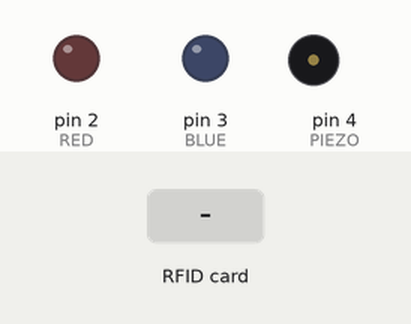
Recording of a sketch running on a simulated Arduino Uno, built with avr-gcc and run on an emulated ATmega328P. Shown: output pins drawn as LEDs (lit = HIGH), buzzer (waves = sounding, pin HIGH). Dashed ring = blinking. The inputs (shaded band) are chosen by the test bench. Pins used as bus, display or sensor lines are not drawn; what the sketch prints to the serial monitor is not drawn.

Above: at 1.2 s.
1.3 s: RFID card 5E 7A 19 C4 held to the reader
At 1.45 s:
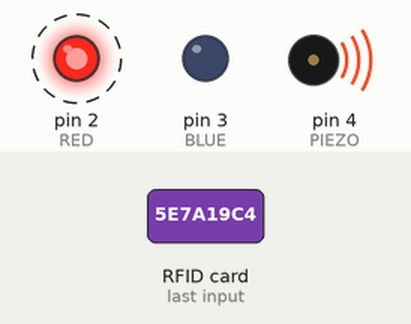
Timing chart, 0 to 4.3 s (numbered marks = the images above; inputs shaded):
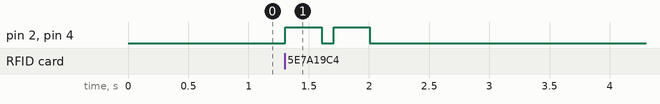

The sketch:

13_RFID_02.ino
```cpp
#include <MFRC522.h>
#include <SPI.h> // 단거리간 통신 방법 중 하나

#define RST_PIN 9
#define SS_PIN 10

MFRC522 myMFRC(SS_PIN, RST_PIN); // MFRC522 라이브러리를 사용해서 나만의 myMFRC객체 생성

int BLUE = 3;
int RED = 2;
int PIEZO = 4;

void setup() {
  Serial.begin(9600);
  SPI.begin(); // SPI 통신 초기화(실행)
               // SPU 통신: 하나의 MASTER(아두이노)와 다수의 SLAVE(종속적인 역할, RFID리터)간의 통신 방식

  pinMode(BLUE, OUTPUT);
  pinMode(RED, OUTPUT);
  pinMode(PIEZO, OUTPUT);

  myMFRC.PCD_Init(); // RFID 리더기 초기화(실헹)

  myMFRC.PCD_DumpVersionToSerial(); // 연결 확인용 버전 정보 출력 코드
  Serial.println("RFID 통신 준비 완료");
}

void loop() {
  // 예외처리
  // 1. 근처에 태그가 있는지 확인
  if (!myMFRC.PICC_IsNewCardPresent())
    return;

  // 2. 근처 태그의 UID 확인
  if (!myMFRC.PICC_ReadCardSerial())
    return;

  if (myMFRC.uid.uidByte[0] == 37 && myMFRC.uid.uidByte[1] == 77 && myMFRC.uid.uidByte[2] == 25 && myMFRC.uid.uidByte[3] == 2) {
    digitalWrite(BLUE, HIGH);
    digitalWrite(RED, LOW);
    digitalWrite(PIEZO, HIGH);
    delay(1000);
    digitalWrite(PIEZO, LOW);
    digitalWrite(BLUE, LOW);
  }

  else {
    digitalWrite(RED, HIGH);
    digitalWrite(BLUE, LOW);
    digitalWrite(PIEZO, HIGH);
    delay(300);
    digitalWrite(RED, LOW);
    digitalWrite(PIEZO, LOW);
    delay(100);
    digitalWrite(RED, HIGH);
    digitalWrite(PIEZO, HIGH);
    delay(300);
    digitalWrite(RED, LOW);
    digitalWrite(PIEZO, LOW);
  }

  }
```

Measured:
- after the input at 1.3 s, pin 2 (RED), pin 4 (PIEZO): alternates HIGH for 0.30 s and LOW for 0.10 s, 4 changes in all, then stays LOW, starting at once
